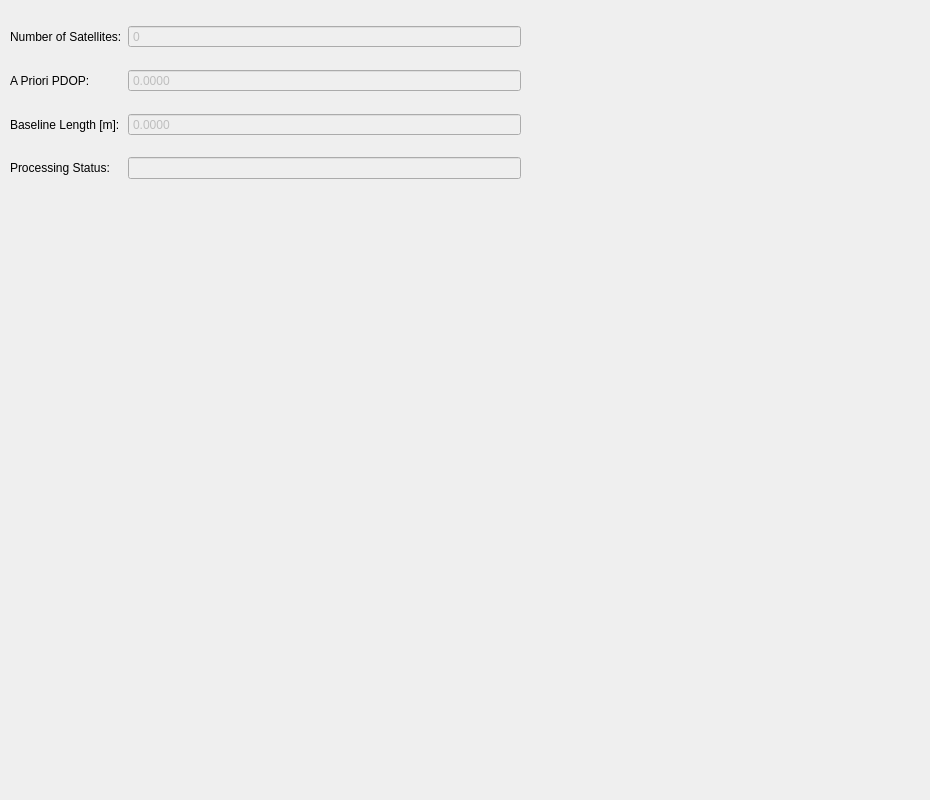
<?xml version="1.0" encoding="UTF-8"?>
<ui version="4.0">
 <class>IINStatusTab</class>
 <widget class="QWidget" name="IINStatusTab">
  <property name="geometry">
   <rect>
    <x>0</x>
    <y>0</y>
    <width>930</width>
    <height>800</height>
   </rect>
  </property>
  <property name="windowTitle">
   <string>Form</string>
  </property>
  <widget class="QWidget" name="gridLayoutWidget_2">
   <property name="geometry">
    <rect>
     <x>10</x>
     <y>10</y>
     <width>511</width>
     <height>185</height>
    </rect>
   </property>
   <layout class="QGridLayout" name="iinLayout">
    <item row="0" column="0">
     <widget class="QLabel" name="satIINLabel">
      <property name="text">
       <string>Number of Satellites:</string>
      </property>
     </widget>
    </item>
    <item row="0" column="1">
     <widget class="QSpinBox" name="satIINSpinBox">
      <property name="enabled">
       <bool>false</bool>
      </property>
      <property name="readOnly">
       <bool>true</bool>
      </property>
      <property name="buttonSymbols">
       <enum>QAbstractSpinBox::NoButtons</enum>
      </property>
      <property name="maximum">
       <number>1000000</number>
      </property>
     </widget>
    </item>
    <item row="2" column="0">
     <widget class="QLabel" name="baselineLabel">
      <property name="text">
       <string>Baseline Length [m]:</string>
      </property>
     </widget>
    </item>
    <item row="2" column="1">
     <widget class="QDoubleSpinBox" name="baselineSpinBox">
      <property name="enabled">
       <bool>false</bool>
      </property>
      <property name="readOnly">
       <bool>true</bool>
      </property>
      <property name="buttonSymbols">
       <enum>QAbstractSpinBox::NoButtons</enum>
      </property>
      <property name="decimals">
       <number>4</number>
      </property>
      <property name="minimum">
       <double>-1000000.000000000000000</double>
      </property>
      <property name="maximum">
       <double>1000000.000000000000000</double>
      </property>
     </widget>
    </item>
    <item row="3" column="0">
     <widget class="QLabel" name="statusLabel">
      <property name="text">
       <string>Processing Status:</string>
      </property>
     </widget>
    </item>
    <item row="1" column="0">
     <widget class="QLabel" name="label">
      <property name="text">
       <string>A Priori PDOP: </string>
      </property>
     </widget>
    </item>
    <item row="1" column="1">
     <widget class="QDoubleSpinBox" name="pdopSpinBox">
      <property name="enabled">
       <bool>false</bool>
      </property>
      <property name="readOnly">
       <bool>true</bool>
      </property>
      <property name="buttonSymbols">
       <enum>QAbstractSpinBox::NoButtons</enum>
      </property>
      <property name="decimals">
       <number>4</number>
      </property>
     </widget>
    </item>
    <item row="3" column="1">
     <widget class="QLineEdit" name="statusText">
      <property name="enabled">
       <bool>false</bool>
      </property>
      <property name="readOnly">
       <bool>true</bool>
      </property>
     </widget>
    </item>
   </layout>
  </widget>
 </widget>
 <resources/>
 <connections/>
</ui>
